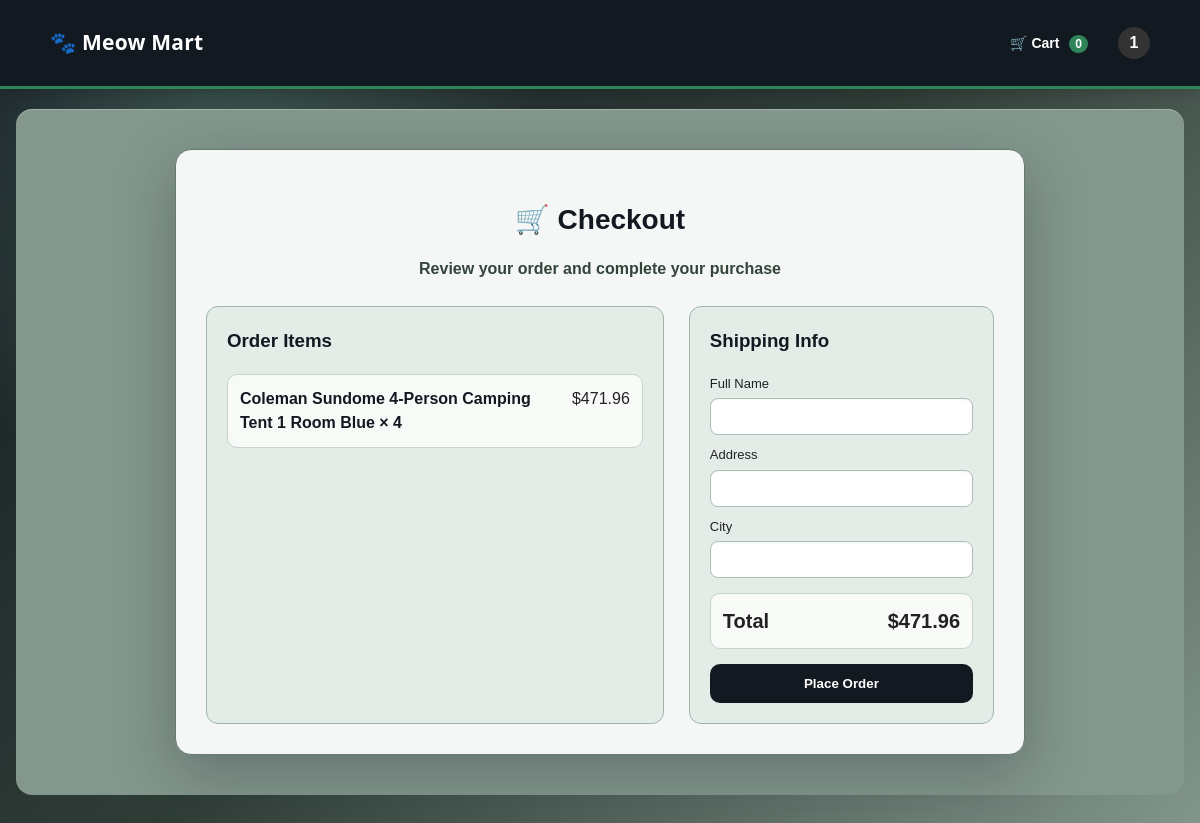
Screenshot of /checkout/ (signed in) with the database file from the repository.
### accounts/models.py (models this page shows, shortened)
class UserAccount(models.Model):
    username = models.CharField(max_length=150, unique=True)
    email = models.EmailField(unique=True)
    password = models.CharField(max_length=128)
    created_at = models.DateTimeField(auto_now_add=True)
    class Meta:
        db_table = "store_useraccount"
        verbose_name = "User Account"
        verbose_name_plural = "User Accounts"

### store/models.py (models this page shows, shortened)
class Product(models.Model):
    name = models.CharField(max_length=250)
    description = models.TextField(blank=True)
    upc = models.CharField(max_length=12, unique=True)
    asin = models.CharField(max_length=10, unique=True, blank=True, null=True)
    price = models.DecimalField(max_digits=10, decimal_places=2)
    discount_price=models.DecimalField(max_digits=10, decimal_places=2, blank = True, null = True)
    category = models.ForeignKey(Category, on_delete=models.CASCADE)
    created_at = models.DateTimeField(auto_now_add=True)
    popularity = models.PositiveIntegerField(default=0)
    image_url = models.URLField(blank=True)

### store/views.py (the view, shortened to what this page needs)
# urls.py: path("checkout/", views.checkout_view, name="checkout"),
def checkout_view(request):
    products = []
    total = Decimal("0.00")
    user_id = request.session.get("user_id")
    if user_id:
        cart = get_user_cart(request)
        if cart:
            items = cart.items.select_related("product")
            for item in items:
                subtotal = item.product.price * item.quantity
                total += subtotal
                products.append({
                    "product": item.product,
                    "quantity": item.quantity,
                    "subtotal": subtotal
                })
    return render(request, "checkout.html", {
        "products": products,
        "total": total
    })

### store/cart.py (called while the page is built)
def get_session_cart(session):
    return session.get("cart", {})

### store/cart_db.py (called while the page is built)
def get_user_cart(request):
    user_id = request.session.get("user_id")
    if not user_id:
        return None
    cart, created = Cart.objects.get_or_create(user_id=user_id)
    return cart

### store/context_processors.py (called while the page is built)
def global_context(request):
    user_id = request.session.get("user_id")
    current_user = None
    if user_id:
        current_user = UserAccount.objects.filter(id=user_id).first()
    cart = get_session_cart(request.session)
    cart_item_count = sum(cart.values()) if cart else 0
    return {
        "current_user": current_user,
        "cart_item_count": cart_item_count,
    }

### templates/checkout.html (shortened to what this page needs)
{% extends "base.html" %}
{% load static %}
{% block content %}
<div class="checkout-wrapper">
    <div class="checkout-card">
        <h1 class="checkout-title">🛒 Checkout</h1>
        <p class="checkout-subtitle">Review your order and complete your purchase</p>
        {% if products %}
        <div class="grid">
            <div>
                <h3>Order Items</h3>
                {% for item in products %}
                    <div class="item">
                        <div class="item-name">
                            {{ item.product.name }} × {{ item.quantity }}
                        </div>
                        <div>
                            ${{ item.subtotal }}
                        </div>
                    </div>
                {% endfor %}
            </div>
            <div class="summary-box">
                <h3>Shipping Info</h3>
                <form method="POST" action="{% url 'place_order' %}">
                    <label>Full Name</label>
                    <input type="text" name="name" required>
                    <label>Address</label>
                    <input type="text" name="address" required>
                    <label>City</label>
                    <input type="text" name="city" required>
                    <div class="total">
                        <span>Total</span>
                        <span>${{ total }}</span>
                    </div>
                    <button class="btn" type="submit">
                        Place Order
                    </button>
                </form>
            </div>
        </div>
        {% else %}
            <div class="empty">
                <h3>Your cart is empty 🐾</h3>
                <p>Add some products before checking out.</p>
            </div>
        {% endif %}
    </div>
</div>
{% endblock %}

### templates/base.html (shortened to what this page needs)
{% load static %}
<!DOCTYPE html>
<html lang="en">
<head>
    <link rel="stylesheet" href="{% static 'styles.css' %}">
</head>
<body>
<nav class="navbar">
    <div class="navbar-inner">
        <div class="navbar-left">
            <a href="/" class="brand">
                🐾 Meow Mart
            </a>
        </div>
        <div class="navbar-right">
            <a href="{% url 'cart' %}" class="nav-link cart-link">
                🛒 Cart
                <span class="cart-badge" id="cart-count">
                    {{ cart_item_count|default:0 }}
                </span>
            </a>
            {% if current_user %}
                <div class="user-menu">
                    <button class="avatar-btn" onclick="toggleDropdown()">
                        {{ current_user.username|first|upper }}
                    </button>
                </div>
            {% else %}
                <a href="/accounts/signin/" class="nav-link">Sign In</a>
                <a href="/accounts/signup/" class="btn-signup">Sign Up</a>
            {% endif %}
        </div>
    </div>
</nav>
<main class="shell">
    {% block content %}{% endblock %}
</main>
</body>
</html>

### static/styles.css (style rules this page uses)
:root { --bg: #eef6ff; --surface: #ffffff; --text: #222222; --muted: #666666; --accent: #1f6feb; --title-color: #0f4c81; --title-highlight: #cfe4ff; --border: #d9d9d9; --radius-lg: 12px; --shadow-soft: 0 8px 22px rgba(15, 76, 129, 0.08); }
* { box-sizing: border-box; }
body { margin: 0; min-height: 100vh; font-family: Arial, Helvetica, sans-serif; color: var(--text); background: radial-gradient(circle at 18% 20%, rgba(167, 243, 208, 0.24), transparent 28%), linear-gradient(135deg, #131921 0%, #2f3d37 48%, #83978d 100%); background-attachment: fixed; line-height: 1.5; }
a { color: inherit; text-decoration: none; }
.shell { width: min(1180px, calc(100% - 32px)); margin: 0 auto; padding: 28px 0 48px; }
.btn { display: inline-flex; align-items: center; justify-content: center; padding: 10px 16px; border-radius: 10px; border: 1px solid transparent; font-weight: 700; cursor: pointer; transition: transform 0.15s ease, box-shadow 0.15s ease, background 0.15s ease; }
.navbar { background: var(--surface); border-bottom: 1px solid var(--border); position: sticky; top: 0; z-index: 100; }
.navbar-inner { width: min(1100px, calc(100% - 32px)); margin: 0 auto; height: 56px; display: flex; align-items: center; justify-content: space-between; }
.avatar-btn { width: 36px; height: 36px; border-radius: 50%; background: var(--accent); color: white; font-weight: 700; font-size: 1rem; border: none; cursor: pointer; display: flex; align-items: center; justify-content: center; }
.navbar { background: #111; color: white; padding: 12px 20px; position: sticky; top: 0; z-index: 1000; box-shadow: 0 4px 14px rgba(0,0,0,0.18); }
.navbar-inner { max-width: 1180px; margin: auto; display: flex; justify-content: space-between; align-items: center; gap: 16px; }
.brand { color: white; font-size: 21px; font-family: "Segoe UI", Arial, Helvetica, sans-serif; font-weight: 800; letter-spacing: 0.3px; text-decoration: none; }
.navbar-right { display: flex; align-items: center; gap: 28px; }
.nav-link { color: white; text-decoration: none; font-size: 14px; transition: 0.2s; padding: 6px 2px; }
.cart-link { position: relative; font-weight: bold; }
.cart-badge { background: #2f855a; color: white; font-size: 12px; padding: 2px 6px; border-radius: 999px; margin-left: 6px; }
.avatar-btn { background: #333; color: white; border: none; width: 32px; height: 32px; border-radius: 50%; cursor: pointer; font-weight: bold; }
:root { --amazon-navy: #131921; --amazon-navy-soft: #232f3e; --amazon-orange: #2f855a; --amazon-yellow: #e5e7eb; --amazon-yellow-hover: #d1d5db; --market-green: #2f855a; --market-green-dark: #276749; --market-gray: #4b5563; }
.navbar { background: var(--amazon-navy); border-bottom: 3px solid var(--market-green); }
.navbar-inner { min-height: 62px; }
.brand { letter-spacing: 0.2px; }
.cart-badge { background: var(--market-green); color: white; font-weight: 800; }
.shell { padding-top: 20px; }

### rows the page displays
UserAccount: username|first "1"
Product: product.name "Coleman Sundome 4-Person Camping Tent 1 Room Blue", quantity "4", subtotal "471.96"

### other values shown
{{ cart_item_count|default:0 }} "0"
{{ total }} "471.96"
